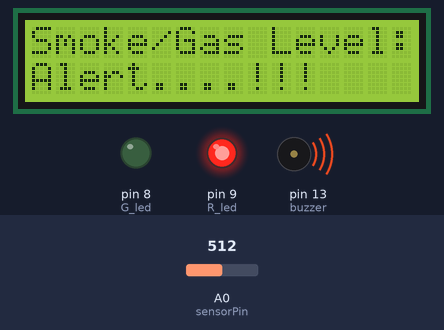
Recording of a sketch running on a simulated Arduino Uno, built with avr-gcc and run on an emulated ATmega328P. Shown: 16×2 character LCD, output pins drawn as LEDs (lit = HIGH), buzzer (waves = sounding, pin HIGH). The inputs (shaded band) are chosen by the test bench; at power-on: A0 (sensorPin) = 512.

Above: at 3.2 s.
3.3 s: A0 (sensorPin) set to 105
5.4 s: A0 (sensorPin) set to 91
At 7.1 s:
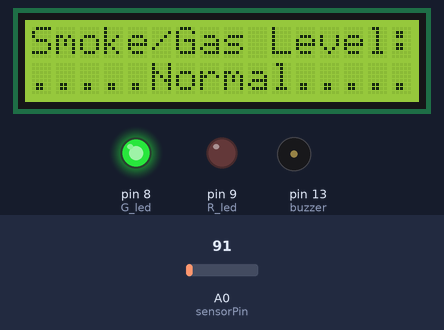
7.9 s: A0 (sensorPin) set to 122
At 8.5 s:
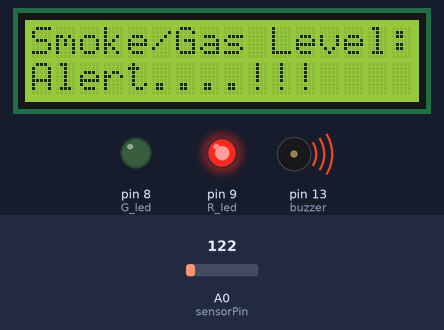
9.4 s: A0 (sensorPin) set to 0
At 10.6 s:
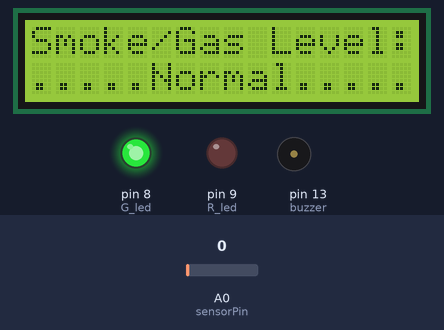
Timing chart, 0 to 12.4 s (numbered marks = the images above; inputs shaded):
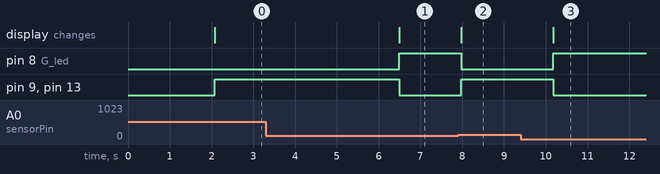

The sketch:

Gas_Leak_Detector.ino
```cpp
#include <LiquidCrystal.h>
LiquidCrystal lcd(2, 3, 4, 5, 6, 7);

int sensorPin = A0; // Choose the input pin (for Gas Sensor)
int buzzer = 13; // Choose the pin for the Buzzer
int G_led = 8; // Choose the pin for the Green LED
int R_led = 9; // Choose the pin for the Red LED


int read_value; // Variable for reading the gaspin status
int set = 50;  // 2e start, assuming Smoke detected

void setup(){
pinMode(sensorPin, INPUT); // Declare sensor as input

pinMode(buzzer,OUTPUT); // Declare Buzzer as output
pinMode(R_led,OUTPUT); // Declare Red LED as output
pinMode(G_led,OUTPUT); // Declare Green LED as output

lcd.begin(16, 2);
lcd.clear();
lcd.setCursor(0,0);
lcd.print("   Welcome To   ");
lcd.setCursor(0,1);
lcd.print("  Gas Leak Detector  ");
delay(2000);
lcd.clear();
}

void loop(){
read_value = (analogRead(sensorPin)); // Read input value

read_value = read_value - 50;
if(read_value<0){read_value=0;}

lcd.setCursor(0, 0);
lcd.print("Smoke/Gas Level: ");
lcd.print(read_value);
lcd.print("  ");

if(read_value>set){ // Check if the Smoke variable is High
lcd.setCursor(0, 1);
lcd.print("Alert....!!!    ");
digitalWrite(buzzer, HIGH); // Turn LED on.
digitalWrite(R_led, HIGH); // Turn LED on.
digitalWrite(G_led, LOW); // Turn LED off.
delay(1000);
}

if(read_value<set){ // Check if the Smoke variable is Low
lcd.setCursor(0, 1);
lcd.print(".....Normal.....");
digitalWrite(buzzer, LOW); // Turn LED on.
digitalWrite(R_led, LOW); // Turn LED on.
digitalWrite(G_led, HIGH); // Turn LED on.
}
delay(100);
}
```

Measured:
- the behaviour switches between 100 and 99 on A0 (sensorPin) (found by bisection; images 0 and 1)
- after the input at 3.3 s, every drawn part: stays the same
- after the input at 5.4 s, pin 8 (G_led): LOW → HIGH after 1.1 s; pin 9 (R_led), pin 13 (buzzer): HIGH → LOW after 1.1 s; the display: changes after 1.1 s (image 1)
- after the input at 7.9 s, pin 8 (G_led): HIGH → LOW after 0.07 s; pin 9 (R_led), pin 13 (buzzer): LOW → HIGH after 0.07 s; the display: changes after 0.07 s (image 2)
- after the input at 9.4 s, pin 8 (G_led): LOW → HIGH after 0.78 s; pin 9 (R_led), pin 13 (buzzer): HIGH → LOW after 0.78 s; the display: changes after 0.78 s (image 3)
